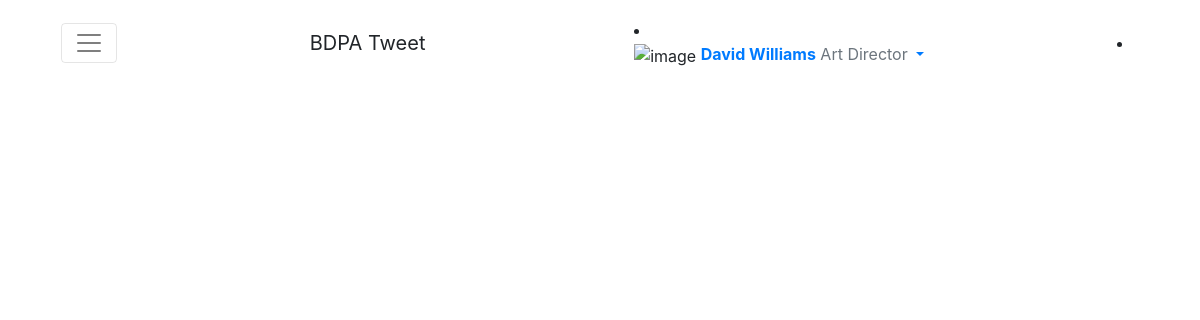
The app's page /feed.php, older data.
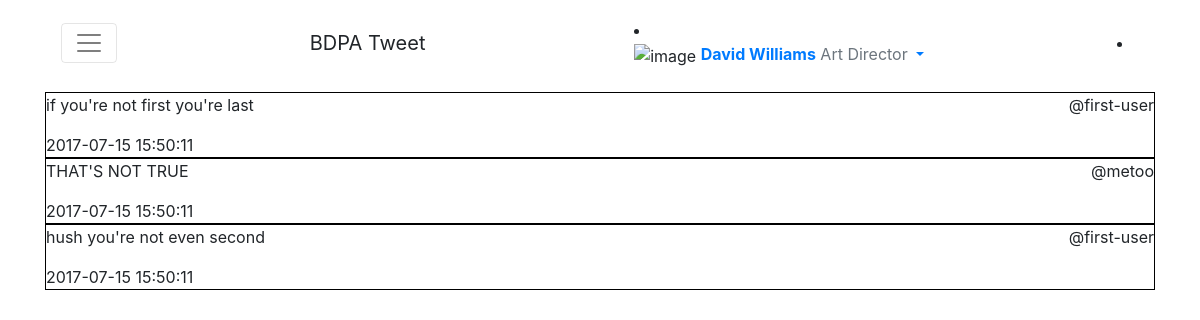
The same page, newer data.
### tables this page shows
CREATE TABLE IF NOT EXISTS tweets(
  id int(11) NOT NULL AUTO_INCREMENT,
  words varchar(255),
  media varchar(255),
  quote int(11),
  likes int(11),
  ad enum('Y', 'N'),
  time datetime DEFAULT CURRENT_TIMESTAMP,
  rt_of int(11),
  reply_to int(11),
  user int(11) NOT NULL,
  clicks int(11),
  PRIMARY KEY (id),
  FOREIGN KEY (quote) REFERENCES tweets(id),
  FOREIGN KEY (rt_of) REFERENCES tweets(id),
  FOREIGN KEY (reply_to)  REFERENCES tweets(id),
  FOREIGN KEY (user) REFERENCES users(id)
);

CREATE TABLE IF NOT EXISTS users(
  id int(11) NOT NULL AUTO_INCREMENT,
  username varchar(255) NOT NULL UNIQUE,
  password varchar(255) NOT NULL,
  email varchar(255) NOT NULL UNIQUE,
  fname varchar(255) NOT NULL,
  lname varchar(255) NOT NULL,
  verified enum('Y', 'N'),
  picture varchar(255),
  header varchar(255),
  bio varchar(255),
  location varchar(255),
  PRIMARY KEY (id)
);

### feed.php (the view)
<div class="container">
<?php
  require_once('header.php');
  $tweets_sql = <<<SQL
    SELECT
      words,
      time,
      user
    FROM
      tweets
SQL;
  if ($results = $conn->query($tweets_sql)) {
    while ($row = $results->fetch_object()) {
      $username_sql = <<<SQL
        SELECT
          username
        FROM
          users
        WHERE
          id = $row->user
SQL;
      $result = $conn->query($username_sql)->fetch_object();
      $username = $result->username; ?>
      <div style="border: 1px solid black">
        <span style="float: right;"><?php echo $username; ?></span>
        <p><?php echo $row->words; ?></p>
        <span><?php echo $row->time; ?></span>
      </div>
<?php
    }
  }
?>
</div>

### header.php (shortened to what this page needs)
<html>
<head>
  <link href="styling.css" rel="stylesheet">
  <link rel="stylesheet" href="https://maxcdn.bootstrapcdn.com/bootstrap/4.0.0-alpha.6/css/bootstrap.min.css">
</head>
<form>
      <nav class="navbar navbar-toggleable-md navbar-light bg-faded">
  <button class="navbar-toggler navbar-toggler-right" type="button" data-toggle="collapse" data-target="#navbarSupportedContent" aria-controls="navbarSupportedContent" aria-expanded="false" aria-label="Toggle navigation">
    <span class="navbar-toggler-icon"></span>
  </button>
  <a class="navbar-brand">BDPA Tweet</a>
                    <li>
                        <div class="dropdown profile-element"> <span>
                            <img alt="image" class="img-circle" src="" />
                             </span>
                            <a data-toggle="dropdown" class="dropdown-toggle" href="#">
                            <span class="clear"> <span class="block m-t-xs"> <strong class="font-bold">David Williams</strong>
                             </span> <span class="text-muted text-xs block">Art Director <b class="caret"></b></span> </span> </a>
                        </div>
                    </li>
                    <li class="active">
</nav>

### styling.css (style rules this page uses)
html { font-family: Arial; -webkit-text-size-adjust: 100%; -ms-text-size-adjust:100%; }
article,footer,header,div,details,main,nav,summary,hgroup,aside,figcaption,figure { display: block; }
audio , canvas, progress, video, { display: inline-block; vertical-align: bottom; }
a { background: transparent; }

Row changes from the older to the newer data that the page shows:
added tweets: user.username "@first-user", words "if you're not first you're last", time "2017-07-15 15:50:11"
added tweets: user.username "@metoo", words "THAT'S NOT TRUE", time "2017-07-15 15:50:11"
added tweets: user.username "@first-user", words "hush you're not even second", time "2017-07-15 15:50:11"
